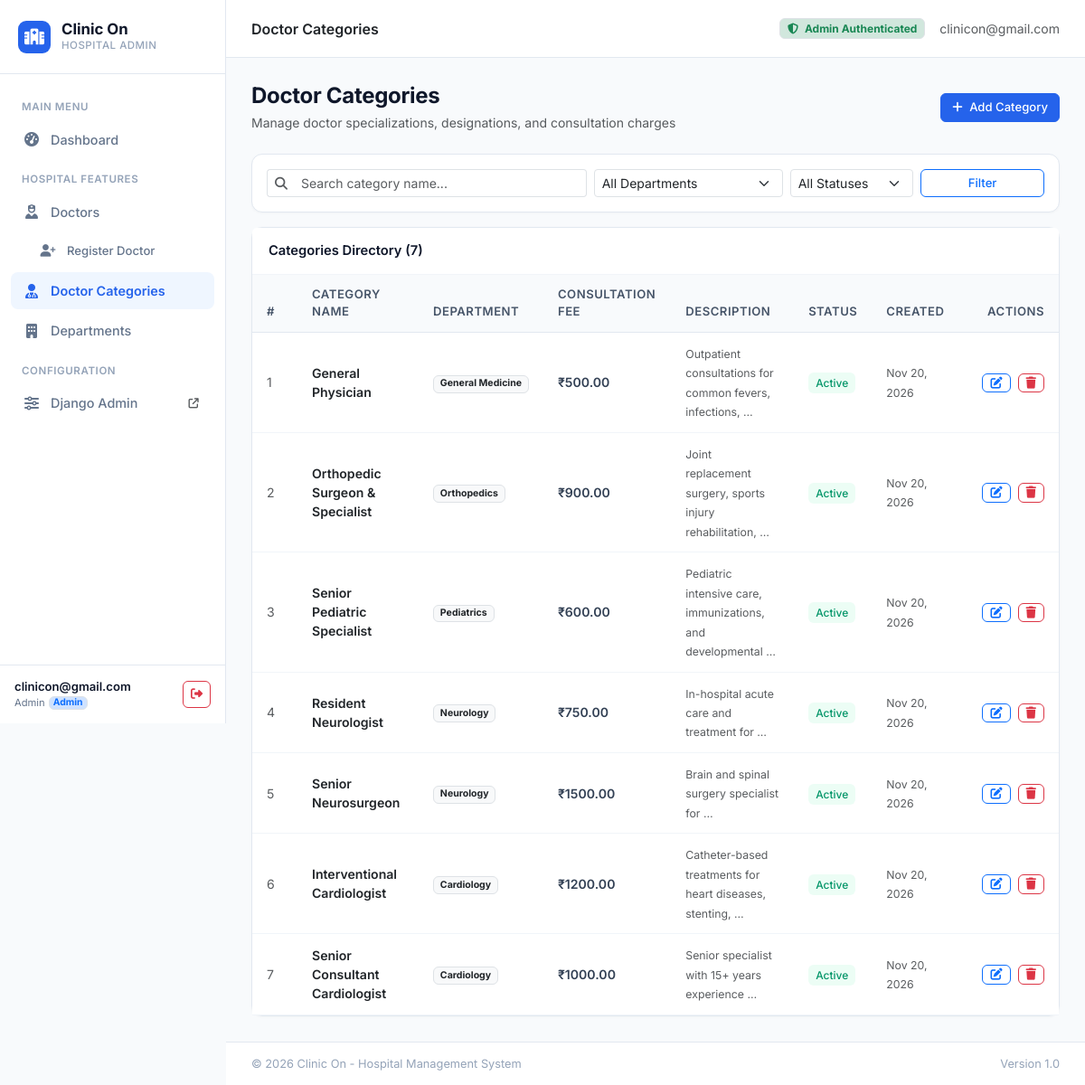
/categories/ (signed in), run on the app's committed database.
### hospital/models.py (models this page shows, shortened)
class CustomUser(AbstractUser):
    ROLE_CHOICES = (
        ('Admin', 'Administrator'),
        ('Doctor', 'Doctor'),
        ('Staff', 'Hospital Staff'),
    )
    username = models.CharField(max_length=150, unique=True, blank=True, null=True)
    email = models.EmailField(unique=True, verbose_name='Email Address')
    phone = models.CharField(max_length=20, blank=True, null=True, verbose_name='Phone Number')
    role = models.CharField(max_length=20, choices=ROLE_CHOICES, default='Admin')
    created_at = models.DateTimeField(auto_now_add=True)
    USERNAME_FIELD = 'email'
    REQUIRED_FIELDS = []
    objects = CustomUserManager()
    class Meta:
        verbose_name = 'User'
        verbose_name_plural = 'Users'

class DoctorCategory(models.Model):
    name = models.CharField(max_length=120, verbose_name='Category Name')
    department = models.ForeignKey(
        Department,
        on_delete=models.CASCADE,
        related_name='doctor_categories',
        verbose_name='Department'
    )
    description = models.TextField(blank=True, null=True, verbose_name='Description')
    consultation_fee = models.DecimalField(
        max_digits=10,
        decimal_places=2,
        default=500.00,
        verbose_name='Standard Consultation Fee (₹)'
    )
    is_active = models.BooleanField(default=True, verbose_name='Is Active')
    created_at = models.DateTimeField(auto_now_add=True)
    updated_at = models.DateTimeField(auto_now=True)
    class Meta:
        verbose_name = 'Doctor Category'
        verbose_name_plural = 'Doctor Categories'
        ordering = ['-created_at']

class Department(models.Model):
    name = models.CharField(max_length=100, unique=True, verbose_name='Department Name')
    code = models.CharField(max_length=20, unique=True, blank=True, null=True, verbose_name='Department Code')
    description = models.TextField(blank=True, null=True, verbose_name='Description')
    head_of_department = models.CharField(max_length=100, blank=True, null=True, verbose_name='Head of Department (HOD)')
    is_active = models.BooleanField(default=True, verbose_name='Active Status')
    created_at = models.DateTimeField(auto_now_add=True)
    updated_at = models.DateTimeField(auto_now=True)
    class Meta:
        verbose_name = 'Department'
        verbose_name_plural = 'Departments'
        ordering = ['name']

### hospital/views.py (the view)
# urls.py: path('categories/', views.category_list_view, name='category_list'),
@admin_required
def category_list_view(request):
    search_query = request.GET.get('q', '').strip()
    selected_dept = request.GET.get('department', '').strip()
    status_filter = request.GET.get('status', '').strip()
    categories = DoctorCategory.objects.select_related('department').all()
    if search_query:
        categories = categories.filter(
            Q(name__icontains=search_query) |
            Q(description__icontains=search_query) |
            Q(department__name__icontains=search_query)
        )
    if selected_dept:
        categories = categories.filter(department_id=selected_dept)
    if status_filter == 'active':
        categories = categories.filter(is_active=True)
    elif status_filter == 'inactive':
        categories = categories.filter(is_active=False)
    departments = Department.objects.filter(is_active=True)
    context = {
        'categories': categories,
        'departments': departments,
        'search_query': search_query,
        'selected_dept': selected_dept,
        'status_filter': status_filter,
        'total_found': categories.count(),
    }
    return render(request, 'hospital/category_list.html', context)

### templates/hospital/category_list.html (shortened to what this page needs)
{% extends 'base.html' %}
{% block page_title %}Doctor Categories{% endblock %}
{% block content %}
<div class="d-flex flex-wrap justify-content-between align-items-center mb-4">
    <div>
        <h4 class="fw-bold mb-1" style="letter-spacing: -0.3px;">Doctor Categories</h4>
        <p class="text-muted small mb-0">Manage doctor specializations, designations, and consultation charges</p>
    </div>
    <div class="d-flex gap-2">
        <a href="{% url 'category_add' %}" class="btn btn-primary btn-sm">
            <i class="fa-solid fa-plus me-1"></i> Add Category
        </a>
    </div>
</div>
<div class="card mb-3 p-3">
    <form method="GET" action="{% url 'category_list' %}" class="row g-2 align-items-center">
        <div class="col-md-5">
            <div class="input-group input-group-sm">
                <span class="input-group-text bg-white text-muted border-end-0">
                    <i class="fa-solid fa-magnifying-glass"></i>
                </span>
                <input type="text"
                       name="q"
                       class="form-control border-start-0"
                       placeholder="Search category name..."
                       value="{{ search_query }}">
            </div>
        </div>
        <div class="col-md-3">
            <select name="department" class="form-select form-select-sm">
                <option value="">All Departments</option>
            </select>
        </div>
        <div class="col-md-2">
            <select name="status" class="form-select form-select-sm">
                <option value="">All Statuses</option>
            </select>
        </div>
        <div class="col-md-2 d-flex gap-1">
            <button type="submit" class="btn btn-outline-primary btn-sm w-100">
                Filter
            </button>
        </div>
    </form>
</div>
<div class="card">
    <div class="card-header d-flex justify-content-between align-items-center">
        <span>Categories Directory ({{ categories|length }})</span>
    </div>
    <div class="card-body p-0">
        {% if categories %}
            <div class="table-responsive">
                <table class="table mb-0">
                    <thead>
                        <tr>
                            <th style="width: 50px;">#</th>
                            <th>Category Name</th>
                            <th>Department</th>
                            <th>Consultation Fee</th>
                            <th>Description</th>
                            <th>Status</th>
                            <th>Created</th>
                            <th class="text-end" style="width: 110px;">Actions</th>
                        </tr>
                    </thead>
                    <tbody>
                        {% for cat in categories %}
                            <tr>
                                <td class="text-muted small">{{ forloop.counter }}</td>
                                <td>
                                    <div class="fw-semibold text-dark">{{ cat.name }}</div>
                                </td>
                                <td>
                                    <span class="badge bg-light text-dark border">
                                        {{ cat.department.name }}
                                    </span>
                                </td>
                                <td>
                                    <span class="fw-semibold">₹{{ cat.consultation_fee }}</span>
                                </td>
                                <td>
                                    <small class="text-muted" title="{{ cat.description }}">
                                        {{ cat.description|truncatewords:6|default:"—" }}
                                    </small>
                                </td>
                                <td>
                                    {% if cat.is_active %}
                                        <span class="badge-soft-success">Active</span>
                                    {% else %}
                                        <span class="badge-soft-secondary">Inactive</span>
                                    {% endif %}
                                </td>
                                <td>
                                    <small class="text-muted">{{ cat.created_at|date:"M d, Y" }}</small>
                                </td>
                                <td class="text-end">
                                    <a href="{% url 'category_edit' cat.pk %}" class="btn btn-outline-primary btn-sm py-0 px-2" title="Edit">
                                        <i class="fa-solid fa-pen-to-square"></i>
                                    </a>
                                    <a href="{% url 'category_delete' cat.pk %}" class="btn btn-outline-danger btn-sm py-0 px-2 ms-1" title="Delete">
                                        <i class="fa-solid fa-trash"></i>
                                    </a>
                                </td>
                            </tr>
                        {% endfor %}
                    </tbody>
                </table>
            </div>
        {% endif %}
    </div>
</div>
{% endblock %}

### templates/base.html (shortened to what this page needs)
<!DOCTYPE html>
<html lang="en">
<head>
    <link href="https://cdn.jsdelivr.net/npm/bootstrap@5.3.3/dist/css/bootstrap.min.css" rel="stylesheet">
    <link rel="stylesheet" href="https://cdnjs.cloudflare.com/ajax/libs/font-awesome/6.5.2/css/all.min.css">
</head>
<body>
    <aside class="app-sidebar" id="appSidebar">
        <div class="sidebar-brand">
            <div class="brand-badge">
                <i class="fa-solid fa-hospital"></i>
            </div>
            <div>
                <div class="brand-text">Clinic On</div>
                <div class="brand-sub">Hospital Admin</div>
            </div>
        </div>
        <ul class="sidebar-nav">
            <li class="nav-label">Main Menu</li>
            <li>
                <a href="{% url 'dashboard' %}" class="sidebar-link {% if request.resolver_match.url_name == 'dashboard' %}active{% endif %}">
                    <i class="fa-solid fa-gauge-high"></i>
                    <span>Dashboard</span>
                </a>
            </li>
            <li class="nav-label">Hospital Features</li>
            <li>
                <a href="{% url 'doctor_list' %}" class="sidebar-link {% if 'doctor' in request.resolver_match.url_name and 'category' not in request.resolver_match.url_name %}active{% endif %}">
                    <i class="fa-solid fa-user-nurse"></i>
                    <span>Doctors</span>
                </a>
            </li>
            <li>
                <a href="{% url 'doctor_register' %}" class="sidebar-link {% if request.resolver_match.url_name == 'doctor_register' %}active{% endif %}" style="padding-left: 32px; font-size: 0.82rem;">
                    <i class="fa-solid fa-user-plus" style="font-size: 0.85rem;"></i>
                    <span>Register Doctor</span>
                </a>
            </li>
            <li>
                <a href="{% url 'category_list' %}" class="sidebar-link {% if 'category' in request.resolver_match.url_name %}active{% endif %}">
                    <i class="fa-solid fa-user-doctor"></i>
                    <span>Doctor Categories</span>
                </a>
            </li>
            <li>
                <a href="{% url 'department_list' %}" class="sidebar-link {% if 'department' in request.resolver_match.url_name %}active{% endif %}">
                    <i class="fa-solid fa-building"></i>
                    <span>Departments</span>
                </a>
            </li>
            <li class="nav-label">Configuration</li>
            <li>
                <a href="/django-admin/" target="_blank" class="sidebar-link">
                    <i class="fa-solid fa-sliders"></i>
                    <span>Django Admin</span>
                    <i class="fa-solid fa-arrow-up-right-from-square ms-auto text-muted" style="font-size: 0.7rem;"></i>
                </a>
            </li>
        </ul>
        <div class="sidebar-footer">
            <div class="user-pill">
                <div class="user-info">
                    <div class="user-name">{{ request.user.first_name|default:request.user.email }}</div>
                    <div class="user-role d-flex align-items-center gap-1">
                        <span>{{ request.user.role|default:"Administrator" }}</span>
                        {% if request.user.role == 'Admin' or request.user.is_superuser or request.user.is_staff %}
                            <span class="badge bg-primary-subtle text-primary border" style="font-size: 0.65rem; padding: 1px 4px;">Admin</span>
                        {% endif %}
                    </div>
                </div>
                <a href="{% url 'logout' %}" class="btn btn-outline-danger btn-sm p-1 px-2" title="Logout">
                    <i class="fa-solid fa-right-from-bracket"></i>
                </a>
            </div>
        </div>
    </aside>
    <div class="app-main">
        <header class="app-header">
            <div class="d-flex align-items-center gap-3">
                <div class="fw-semibold text-dark">
                    {% block page_title %}Dashboard{% endblock %}
                </div>
            </div>
            <div class="d-flex align-items-center gap-3">
                {% if request.user.role == 'Admin' or request.user.is_superuser or request.user.is_staff %}
                    <span class="badge bg-success-subtle text-success border small">
                        <i class="fa-solid fa-shield-halved me-1"></i> Admin Authenticated
                    </span>
                {% else %}
                    <span class="badge bg-secondary-subtle text-secondary border small">
                        Staff Access
                    </span>
                {% endif %}
                <span class="text-muted small d-none d-sm-inline">
                    {{ request.user.email }}
                </span>
            </div>
        </header>
        <main class="content-area">
            {% block content %}{% endblock %}
        </main>
        <footer class="footer d-flex justify-content-between align-items-center">
            <span>&copy; {% now "Y" %} Clinic On - Hospital Management System</span>
            <span>Version 1.0</span>
        </footer>
    </div>
</body>
</html>

### data on the page
CustomUser: user.first_name "clinicon@gmail.com", user.role "Admin", user.email "clinicon@gmail.com"
DoctorCategory: name "General Physician", department.name "General Medicine", consultation_fee "500.00", description "Outpatient consultations for common fevers, infections, …", is_active "Active", created_at "Nov 20, 2026"
DoctorCategory: name "Orthopedic Surgeon & Specialist", department.name "Orthopedics", consultation_fee "900.00", description "Joint replacement surgery, sports injury rehabilitation, …", is_active "Active", created_at "Nov 20, 2026"
DoctorCategory: name "Senior Pediatric Specialist", department.name "Pediatrics", consultation_fee "600.00", description "Pediatric intensive care, immunizations, and developmental …", is_active "Active", created_at "Nov 20, 2026"
DoctorCategory: name "Resident Neurologist", department.name "Neurology", consultation_fee "750.00", description "In-hospital acute care and treatment for …", is_active "Active", created_at "Nov 20, 2026"
DoctorCategory: name "Senior Neurosurgeon", department.name "Neurology", consultation_fee "1500.00", description "Brain and spinal surgery specialist for …", is_active "Active", created_at "Nov 20, 2026"
DoctorCategory: name "Interventional Cardiologist", department.name "Cardiology", consultation_fee "1200.00", description "Catheter-based treatments for heart diseases, stenting, …", is_active "Active", created_at "Nov 20, 2026"
DoctorCategory: name "Senior Consultant Cardiologist", department.name "Cardiology", consultation_fee "1000.00", description "Senior specialist with 15+ years experience …", is_active "Active", created_at "Nov 20, 2026"

### other printed values
{{ categories|length }} "7"
